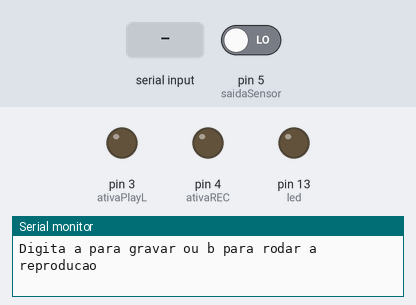
The sketch below on a simulated Arduino Uno, built with avr-gcc and run on an emulated ATmega328P. On the bench: output pins drawn as LEDs (lit = HIGH), the last lines printed to the serial monitor. The test bench sets the inputs (shaded band); at power-on: pin 5 (saidaSensor) LOW.

Above: at 0.8 s.
0.9 s: "b" received over Serial
At 1.8 s:
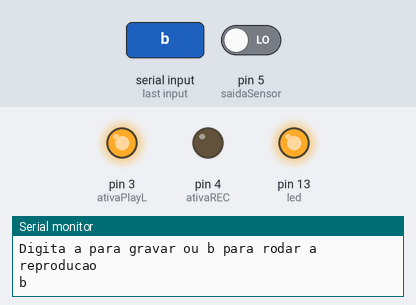
At 11.7 s:
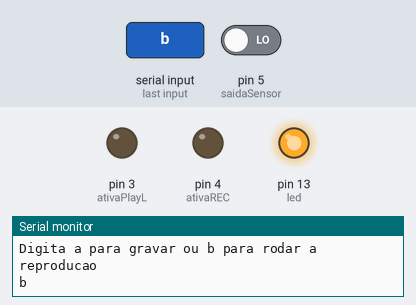
Timing chart, 0 to 23.4 s (numbered marks = the images above; inputs shaded):
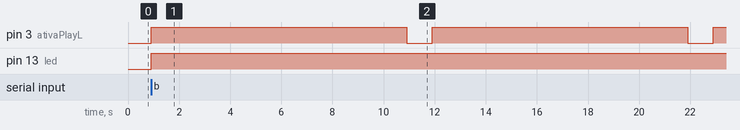

The sketch:

ISD1820.ino
```cpp
#define saidaSensor 5
#define led 13
#define ativaPlayL 3
#define ativaREC 4
#define tempoReproducao 10000

int leituraSensor = 0;

void setup()
{
  pinMode(saidaSensor,INPUT);
  pinMode(ativaPlayL,OUTPUT);
  pinMode(ativaREC,OUTPUT);
  pinMode(led,OUTPUT);//Pino para ativar o led
  pinMode(saidaSensor,INPUT);//Pino ler o sinal no coletor do fototransistor
  Serial.begin(9600);//inicializa a porta serial com baud rate de 9600
  MainMenu();
}

void loop()
{
  leituraSensor = digitalRead(saidaSensor);

  if (leituraSensor == 0 )
  {
    digitalWrite(led,HIGH);
    digitalWrite(ativaPlayL,HIGH);
    delay(tempoReproducao);
    digitalWrite(ativaPlayL,LOW);
  }
  else
    digitalWrite(led,LOW);


  delay(1000);
}

void MainMenu()
{

  int controlLoop = true;
  char byteRead;
  Serial.println("Digita a para gravar ou b para rodar a reproducao");

  while(controlLoop)
  {

      if (Serial.available())  //verifica se tem dados diponível para leitura
      {
        byteRead = Serial.read(); //le bytwe mais recente no buffer da serial
        Serial.write(byteRead);   //reenvia para o computador o dado recebido
      }

      if( byteRead == 'a')
      {
        Serial.println("Gravação começa no 3");
        contador(3);
        digitalWrite(ativaREC,HIGH);
        Serial.println("Gravando por 10 segundos!");
        contador(10);
        digitalWrite(ativaREC,LOW);
        Serial.print("Pronto!");
        Serial.println("Digite b para comecar a reproducao");
        byteRead = ' ';
      }

      if(byteRead == 'b' )
      {
        controlLoop = false;
        byteRead = ' ';
      }
  }
 }

void contador(int quantasVezes)
{
  for(int i=0; i<quantasVezes; i++)
  {
    Serial.print(i+1);
    Serial.println("...");
    delay(1000);
  }
}
```

Measured:
- after the input at 0.9 s, pin 3 (ativaPlayL): alternates HIGH for 10.0 s and LOW for 1.0 s, starting at once; pin 13 (led): LOW → HIGH at once
